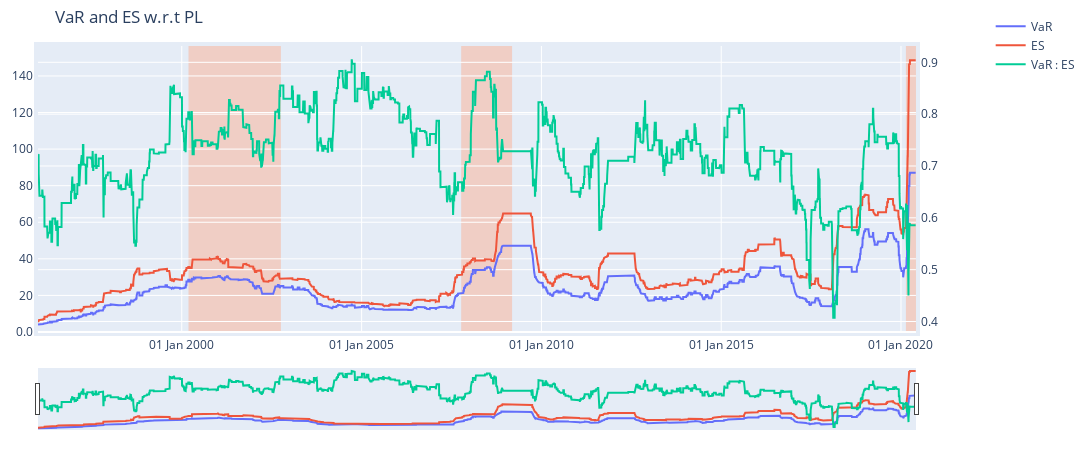

Notebook code cell kept with this figure:
### Code cell
# visualize VaR:ES during market downturns
fig = make_subplots(specs=[[{"secondary_y": True}]])
fig.add_trace(go.Scatter(name='VaR', x=df_res['end'], y=df_res['PL VaR'], hovertemplate=' %{y:.2f}'), secondary_y=False)
fig.add_trace(go.Scatter(name='ES', x=df_res['end'], y=df_res['PL ES'], hovertemplate=' %{y:.2f}'), secondary_y=False)
fig.add_trace(go.Scatter(name='VaR : ES', x=df_res['end'], y=df_res['PL VaR']/df_res['PL ES'], hovertemplate=' %{y:.2f}'), secondary_y=True)
fig.update_xaxes(rangeslider_visible=True)
fig.update_layout(
    title='VaR and ES w.r.t PL',
    hovermode='x unified', 
    autosize=False,
    width=1200,
    height=450,
    margin=dict(l=20,r=20,b=20,t=20,pad=4),
    yaxis=dict(tickformat='.2s', rangemode = 'tozero'),
    xaxis=dict(tickformat='%d %b %Y'),
    shapes=[dict(type="rect",xref="x",yref="paper",x0="2000-3-10",y0=0,x1="2002-10-4",y1=1,
            fillcolor="LightSalmon",opacity=0.4,layer="below",line_width=0, name='dot-com'),
            dict(type="rect",xref="x",yref="paper",x0="2007-10-9",y0=0,x1="2009-3-9",y1=1,
            fillcolor="LightSalmon",opacity=0.4,layer="below",line_width=0),
            dict(type="rect",xref="x",yref="paper",x0="2020-2-20",y0=0,x1=date.today(),y1=1,
            fillcolor="LightSalmon",opacity=0.4,layer="below",line_width=0)
    ],
    legend=dict(y=1.12)
)
fig.show()

### Figure 1 — Plotly figure (JSON) as saved in the notebook; plotly's stock layout.template omitted (floating-point values rounded to 4 significant figures; data arrays with more than 128 entries replaced by an {"elided": "..."} marker saying what was removed)
{"data": [{"hovertemplate": " %{y:.2f}", "name": "VaR", "type": "scatter", "x": {"elided": "6145 str values"}, "xaxis": "x", "y": {"elided": "6145 float values"}, "yaxis": "y"}, {"hovertemplate": " %{y:.2f}", "name": "ES", "type": "scatter", "x": {"elided": "6145 str values"}, "xaxis": "x", "y": {"elided": "6145 float values"}, "yaxis": "y"}, {"hovertemplate": " %{y:.2f}", "name": "VaR : ES", "type": "scatter", "x": {"elided": "6145 str values"}, "xaxis": "x", "y": {"elided": "6145 float values"}, "yaxis": "y2"}], "layout": {"autosize": false, "height": 450, "hovermode": "x unified", "legend": {"y": 1.12}, "margin": {"b": 20, "l": 20, "pad": 4, "r": 20, "t": 20}, "shapes": [{"fillcolor": "LightSalmon", "layer": "below", "line": {"width": 0}, "name": "dot-com", "opacity": 0.4, "type": "rect", "x0": "2000-3-10", "x1": "2002-10-4", "xref": "x", "y0": 0, "y1": 1, "yref": "paper"}, {"fillcolor": "LightSalmon", "layer": "below", "line": {"width": 0}, "opacity": 0.4, "type": "rect", "x0": "2007-10-9", "x1": "2009-3-9", "xref": "x", "y0": 0, "y1": 1, "yref": "paper"}, {"fillcolor": "LightSalmon", "layer": "below", "line": {"width": 0}, "opacity": 0.4, "type": "rect", "x0": "2020-2-20", "x1": "2020-06-01", "xref": "x", "y0": 0, "y1": 1, "yref": "paper"}], "title": {"text": "VaR and ES w.r.t PL"}, "width": 1200, "xaxis": {"anchor": "y", "domain": [0, 0.94], "rangeslider": {"visible": true}, "tickformat": "%d %b %Y"}, "yaxis": {"anchor": "x", "domain": [0, 1], "rangemode": "tozero", "tickformat": ".2s"}, "yaxis2": {"anchor": "x", "overlaying": "y", "side": "right"}}}
